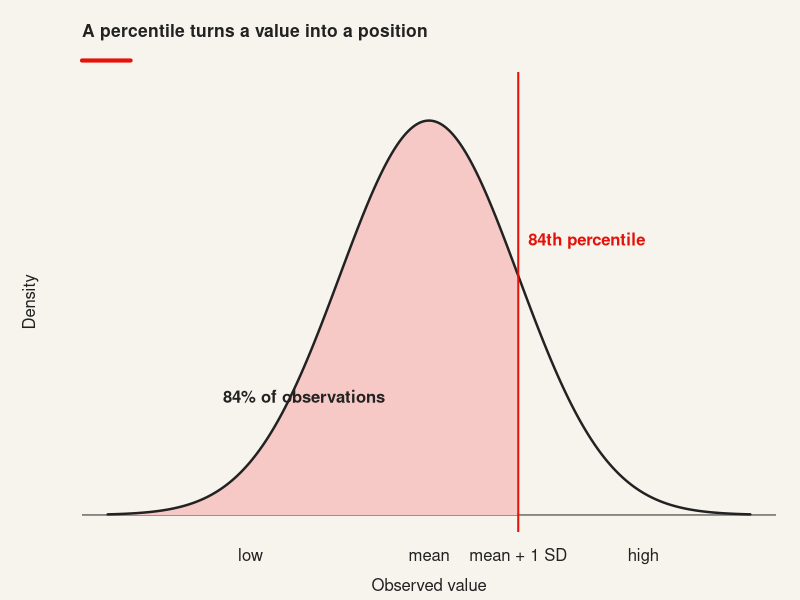
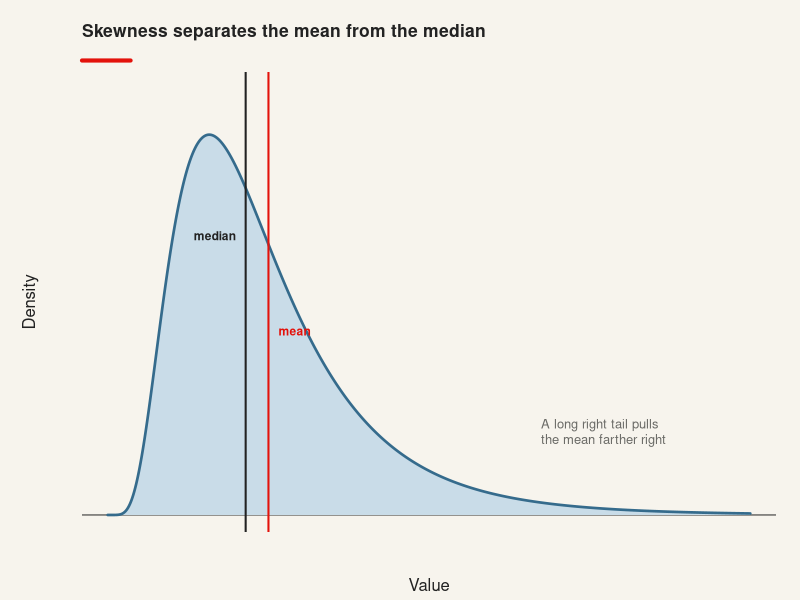
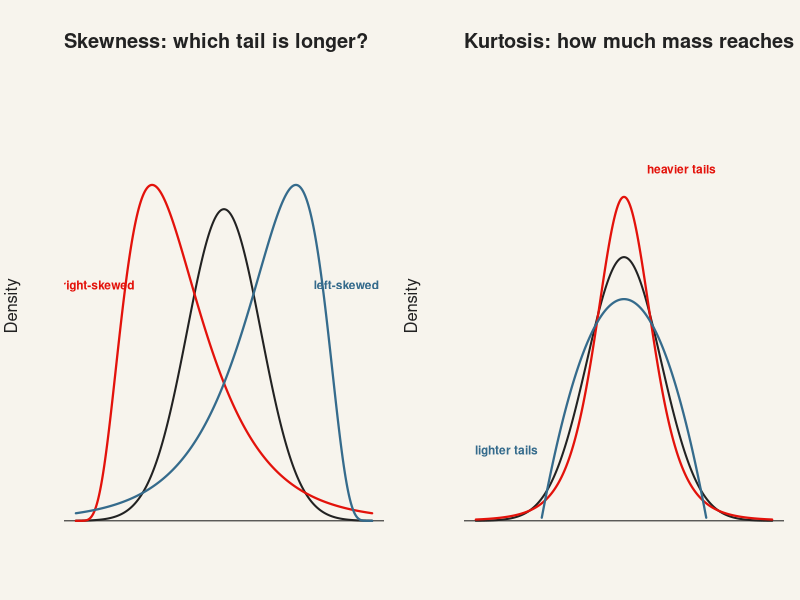
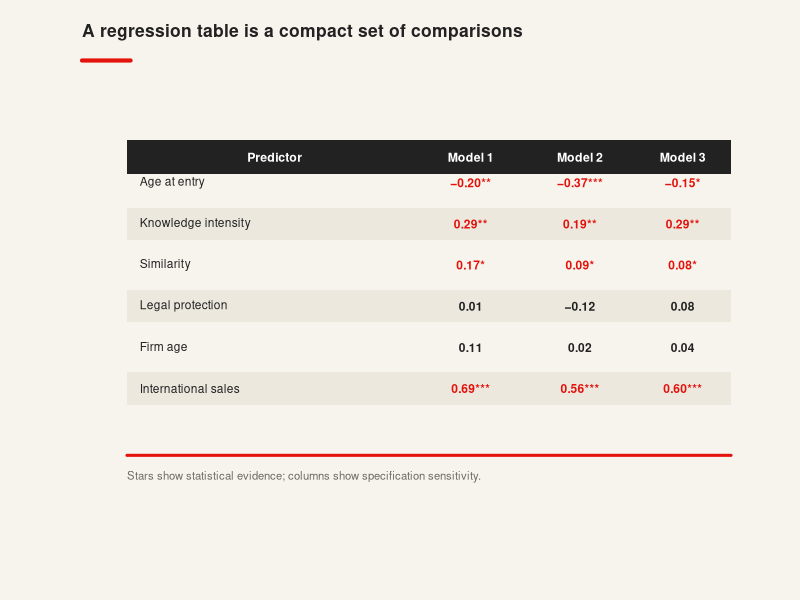
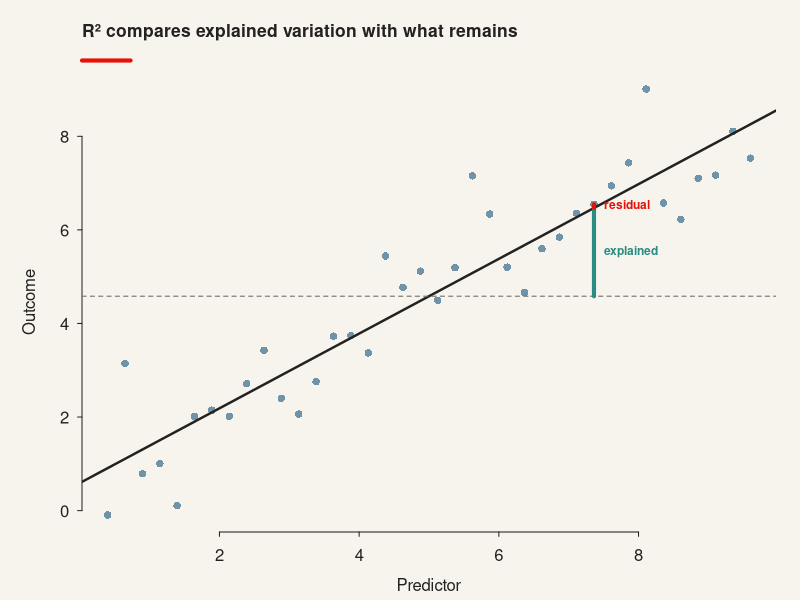
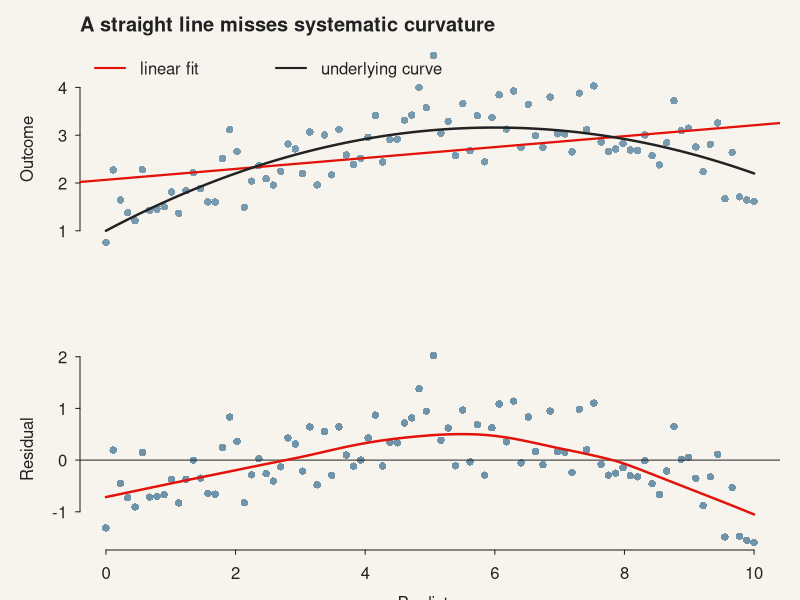
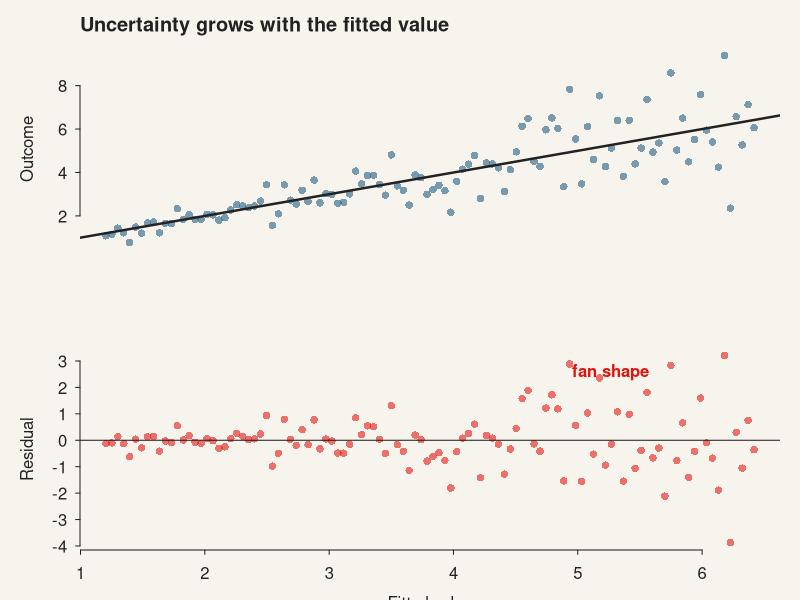
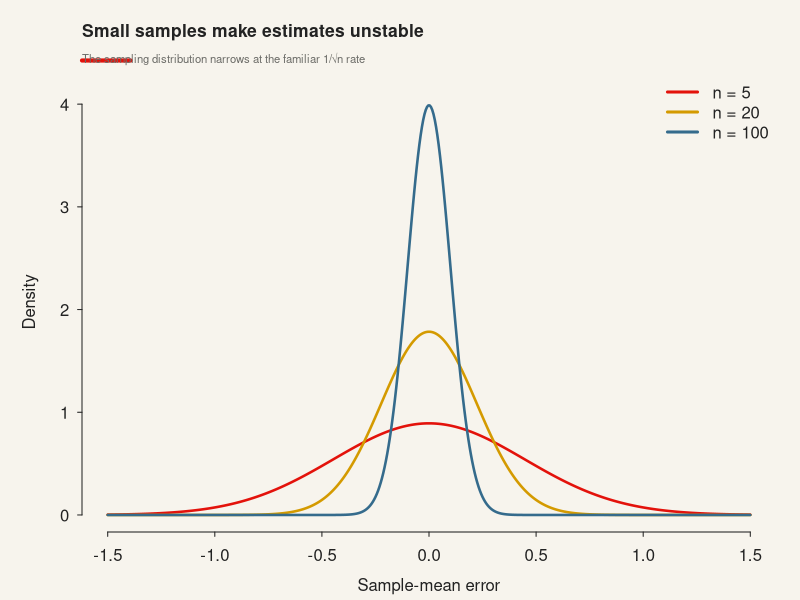

Write the R code that produced these figures, in order.
# Rebuilds third-party teaching figures as original, course-owned PNG graphics.
# The visual language is inspired by restrained economic-journalism graphics:
# warm paper, charcoal type, one red accent, direct labels, and minimal grids.

BG <- "#F7F4ED"
INK <- "#222222"
MUTED <- "#6B6B67"
RED <- "#E3120B"
BLUE <- "#356B8C"
TEAL <- "#2A8C82"
GOLD <- "#D49A00"
GRID <- "#D8D3C8"
PALE_RED <- "#F7C9C6"
PALE_BLUE <- "#C9DCE8"
PALE_TEAL <- "#C6E2DE"

# The session codes below are the ones this script has always used; the
# directories are the current ones. Seven of these eight paths still named
# folders from an earlier syllabus — 03-inference-diagnostics-interpretation,
# 07-trees-forests-boosting and so on — so re-running the script created
# orphans and left the assets the decks actually load untouched. Each path here
# is the directory that references the files that code generates; verified by
# grepping the decks for every filename.
paths <- c(
  S02 = "02-exploratory-data-analysis/01-lecture/economist-assets",
  S03 = "03-regression-adequacy-and-validity/01-lecture/economist-assets",
  S04 = "04-logistic-ordinal-multinomial/01-lecture/economist-assets",
  S07 = "07-pca-and-factor-analysis/01-lecture/economist-assets",
  S08 = "08-knn-and-bias-variance/01-lecture/economist-assets",
  S09 = "09-structural-equation-modelling/01-lecture/economist-assets",
  S10 = "10-causal-inference-foundations/01-lecture/economist-assets",
  S11 = "11-causal-inference-did/01-lecture/economist-assets"
)
invisible(lapply(paths, dir.create, recursive = TRUE, showWarnings = FALSE))

generated_assets <- character()

asset <- function(session, filename) {
  filename <- sub("\\.svg$", ".png", filename)
  path <- file.path(paths[[session]], filename)
  generated_assets <<- c(generated_assets, path)
  path
}

open_svg <- function(path, width = 10, height = 5.625) {
  # Prefer Quartz on macOS (it avoids an external X11 dependency) and Cairo on
  # headless Linux runners such as GitHub Actions.
  device_type <- if (capabilities("aqua")) "quartz" else "cairo"
  png(path, width = round(width * 144), height = round(height * 144),
      res = 144, bg = BG, pointsize = 13, family = "sans", type = device_type)
  par(bg = BG, fg = INK, col.axis = INK, col.lab = INK, col.main = INK,
      las = 1, bty = "n", mar = c(3.4, 4.1, 3.6, 1.2),
      mgp = c(2.15, 0.65, 0), tcl = -0.22)
}

headline <- function(title, subtitle = NULL) {
  mtext(title, side = 3, adj = 0, line = 1.55, font = 2, cex = 1.05, col = INK)
  segments(par("usr")[1], par("usr")[4] + 0.025 * diff(par("usr")[3:4]),
           par("usr")[1] + 0.07 * diff(par("usr")[1:2]),
           par("usr")[4] + 0.025 * diff(par("usr")[3:4]), col = RED, lwd = 4,
           xpd = NA)
  if (!is.null(subtitle))
    mtext(subtitle, side = 3, adj = 0, line = 0.25, cex = 0.68, col = MUTED)
}

direct_label <- function(x, y, label, col = INK, pos = 4, ...) {
  text(x, y, label, col = col, pos = pos, font = 2, cex = 0.72, ...)
}

box <- function(x, y, w, h, label, fill = "white", border = GRID,
                col = INK, cex = 0.72, font = 2, radius = 0) {
  rect(x - w / 2, y - h / 2, x + w / 2, y + h / 2,
       col = fill, border = border, lwd = 1.5)
  text(x, y, label, col = col, cex = cex, font = font)
}

node_circle <- function(x, y, r, label, fill = PALE_BLUE, border = BLUE,
                        col = INK, cex = 0.72) {
  symbols(x, y, circles = r, inches = FALSE, add = TRUE, bg = fill,
          fg = border, lwd = 1.6)
  text(x, y, label, col = col, cex = cex, font = 2)
}

link <- function(x0, y0, x1, y1, col = MUTED, lwd = 1.7, label = NULL) {
  arrows(x0, y0, x1, y1, length = 0.08, angle = 22, col = col, lwd = lwd)
  if (!is.null(label)) text((x0 + x1) / 2, (y0 + y1) / 2 + 2.2,
                            label, col = col, cex = 0.64, font = 2)
}

# Session 02 -----------------------------------------------------------------

open_svg(asset("S02", "percentile.svg"))
x <- seq(-3.6, 3.6, length.out = 500); y <- dnorm(x)
plot(x, y, type = "n", axes = FALSE, xlab = "Observed value", ylab = "Density",
     ylim = c(0, max(y) * 1.08)); abline(h = 0, col = INK)
# The cut sits at one standard deviation above the mean, so the figure shows
# the same number the slide's code computes -- pnorm(1) = 0.8413 -- and the same
# number the 68-95-99.7 rule implies two slides later: 68% within 1 SD leaves
# 16% in the upper tail, so 84% below. An arbitrary cut taught none of that.
cut <- 1; xs <- x[x <= cut]
polygon(c(xs, rev(xs)), c(dnorm(xs), rep(0, length(xs))), col = PALE_RED, border = NA)
lines(x, y, col = INK, lwd = 2.4); abline(v = cut, col = RED, lwd = 2)
axis(1, at = c(-2, 0, cut, 2.4), labels = c("low", "mean", "mean + 1 SD", "high"), col = NA)
text(cut, dnorm(cut) + .035, "84th percentile", col = RED, pos = 4, font = 2)
text(-1.4, .12, "84% of observations", col = INK, font = 2)
headline("A percentile turns a value into a position")
dev.off()

open_svg(asset("S02", "mean-median.svg"))
x <- seq(0.02, 8, length.out = 700); y <- dlnorm(x, meanlog = .55, sdlog = .55)
plot(x, y, type = "n", axes = FALSE, xlab = "Value", ylab = "Density",
     ylim = c(0, max(y) * 1.12)); abline(h = 0, col = INK)
polygon(c(x, rev(x)), c(y, rep(0, length(x))), col = PALE_BLUE, border = NA)
lines(x, y, col = BLUE, lwd = 2.6)
med <- exp(.55); mn <- exp(.55 + .55^2 / 2)
abline(v = med, col = INK, lwd = 2); abline(v = mn, col = RED, lwd = 2)
direct_label(med, max(y) * .73, "median", col = INK, pos = 2)
direct_label(mn, max(y) * .48, "mean", col = RED, pos = 4)
text(5.4, max(y) * .22, "A long right tail pulls\nthe mean farther right", adj = 0,
     cex = .78, col = MUTED)
headline("Skewness separates the mean from the median")
dev.off()

open_svg(asset("S02", "shape.svg"), width = 11, height = 5.6)
par(mfrow = c(1, 2), mar = c(3.1, 3.2, 3.7, .8))
x <- seq(-4, 4, length.out = 500)
plot(x, dnorm(x), type = "n", axes = FALSE, xlab = "", ylab = "Density",
     ylim = c(0, .55)); abline(h = 0, col = INK)
lines(x, dnorm(x), col = INK, lwd = 2)
right <- dlnorm(x + 4.1, 1, .48); right <- right / max(right) * .43
left <- rev(right)
lines(x, right, col = RED, lwd = 2.2); lines(x, left, col = BLUE, lwd = 2.2)
# Each label beside its own curve. They sat on the opposite side of the panel
# from the curve they name — colour-matched, but reading as swapped.
direct_label(-2.15, .30, "right-skewed", RED, 2)
direct_label(2.15, .30, "left-skewed", BLUE, 4)
title("Skewness: which tail is longer?", adj = 0, line = 1.3, font.main = 2)
plot(x, dnorm(x), type = "n", axes = FALSE, xlab = "", ylab = "Density",
     ylim = c(0, .65)); abline(h = 0, col = INK)
# All three curves have variance 1, so the only thing differing is shape. This
# matters: "lighter tails" used to be dnorm(sd = 1.35), which has *identical*
# kurtosis to the standard normal — kurtosis is scale-invariant — and visibly
# more mass in the tails, so the picture claimed the opposite of what it showed.
#   heavy: t(5) scaled to unit variance, excess kurtosis +5.3
#   light: Beta(2,2) mapped to unit variance, excess kurtosis -0.86, and
#          compactly supported, so its tails visibly stop rather than thin out.
s_t <- sqrt(3 / 5); a_b <- sqrt(5)
normal <- dnorm(x)
heavy  <- dt(x / s_t, df = 5) / s_t
light  <- ifelse(abs(x) < a_b, dbeta((x + a_b) / (2 * a_b), 2, 2) / (2 * a_b), NA)
lines(x, normal, col = INK, lwd = 2); lines(x, heavy, col = RED, lwd = 2.2)
lines(x, light, col = BLUE, lwd = 2.2)
direct_label(.35, .53, "heavier tails", RED, 4)
direct_label(-2.05, .105, "lighter tails", BLUE, 2)
title("Kurtosis: how much mass reaches the tails?", adj = 0, line = 1.3, font.main = 2)
dev.off()

# Session 03: diagnostics -----------------------------------------------------

open_svg(asset("S03", "regression-table.svg"), width = 11, height = 5.9)
plot.new(); plot.window(xlim = c(0, 100), ylim = c(0, 100)); headline("A regression table is a compact set of comparisons")
cols <- c(4, 48, 65, 82, 97); rows <- seq(78, 20, length.out = 7)
rect(3, 80, 97, 88, col = INK, border = NA)
headers <- c("Predictor", "Model 1", "Model 2", "Model 3")
for (i in seq_along(headers)) text((cols[i] + cols[i + 1]) / 2, 84, headers[i], col = "white", font = 2, cex = .74)
labels <- c("Age at entry", "Knowledge intensity", "Similarity", "Legal protection", "Firm age", "International sales")
values <- rbind(c("−0.20**", "−0.37***", "−0.15*"), c("0.29**", "0.19**", "0.29**"),
                c("0.17*", "0.09*", "0.08*"), c("0.01", "−0.12", "0.08"),
                c("0.11", "0.02", "0.04"), c("0.69***", "0.56***", "0.60***"))
for (r in seq_along(labels)) {
  if (r %% 2 == 0) rect(3, rows[r] - 3.8, 97, rows[r] + 3.8, col = "#ECE8DE", border = NA)
  text(5, rows[r], labels[r], adj = 0, cex = .72, col = INK)
  for (j in 1:3) text((cols[j + 1] + cols[j + 2]) / 2, rows[r], values[r, j],
                       cex = .72, col = if (grepl("\\*", values[r, j])) RED else INK, font = 2)
}
segments(3, 14, 97, 14, col = RED, lwd = 3); text(3, 9, "Stars show statistical evidence; columns show specification sensitivity.", adj = 0, cex = .68, col = MUTED)
dev.off()

set.seed(12)
open_svg(asset("S03", "r-squared.svg"))
x <- seq(0.4, 9.6, length.out = 38); y <- 1.1 + .72 * x + rnorm(length(x), 0, 1.0)
fit <- lm(y ~ x); yh <- fitted(fit); idx <- 29
plot(x, y, pch = 16, col = adjustcolor(BLUE, .7), xlab = "Predictor", ylab = "Outcome", axes = FALSE)
axis(1); axis(2); abline(fit, col = INK, lwd = 2.4); abline(h = mean(y), col = MUTED, lty = 2)
segments(x[idx], mean(y), x[idx], yh[idx], col = TEAL, lwd = 4)
segments(x[idx], yh[idx], x[idx], y[idx], col = RED, lwd = 4)
direct_label(x[idx], (mean(y) + yh[idx]) / 2, "explained", TEAL, 4)
direct_label(x[idx], (yh[idx] + y[idx]) / 2, "residual", RED, 4)
headline("R² compares explained variation with what remains")
dev.off()

set.seed(22)
open_svg(asset("S03", "nonlinearity.svg"), width = 10.5, height = 6)
par(mfrow = c(2, 1), mar = c(2.5, 4, 2.4, 1))
x <- seq(0, 10, length.out = 90); y <- 1 + .72 * x - .06 * x^2 + rnorm(90, 0, .48); fit <- lm(y ~ x)
plot(x, y, pch = 16, col = adjustcolor(BLUE, .65), axes = FALSE, xlab = "", ylab = "Outcome")
axis(2); abline(fit, col = RED, lwd = 2.2); lines(x, 1 + .72 * x - .06 * x^2, col = INK, lwd = 2.4)
legend("topleft", c("linear fit", "underlying curve"), col = c(RED, INK), lwd = 2, bty = "n", horiz = TRUE)
title("A straight line misses systematic curvature", adj = 0, font.main = 2)
plot(x, resid(fit), pch = 16, col = adjustcolor(BLUE, .7), axes = FALSE, xlab = "Predictor", ylab = "Residual")
axis(1); axis(2); abline(h = 0, col = INK); lines(lowess(x, resid(fit), f = .45), col = RED, lwd = 2.4)
dev.off()

set.seed(33)
open_svg(asset("S03", "heteroskedasticity.svg"), width = 10.5, height = 6)
par(mfrow = c(2, 1), mar = c(2.5, 4, 2.4, 1))
x <- seq(0.2, 10, length.out = 110); y <- 1 + .55 * x + rnorm(110, 0, .18 + .12 * x); fit <- lm(y ~ x)
plot(x, y, pch = 16, col = adjustcolor(BLUE, .65), axes = FALSE, xlab = "", ylab = "Outcome")
axis(2); abline(fit, col = INK, lwd = 2.4); title("Uncertainty grows with the fitted value", adj = 0, font.main = 2)
plot(fitted(fit), resid(fit), pch = 16, col = adjustcolor(RED, .58), axes = FALSE, xlab = "Fitted value", ylab = "Residual")
axis(1); axis(2); abline(h = 0, col = INK); text(max(fitted(fit)) * .82, max(resid(fit)) * .8, "fan shape", col = RED, font = 2)
dev.off()

open_svg(asset("S03", "small-samples.svg"))
x <- seq(-1.5, 1.5, length.out = 500); ns <- c(5, 20, 100); cols <- c(RED, GOLD, BLUE)
plot(x, dnorm(x, sd = 1 / sqrt(5)), type = "n", axes = FALSE, xlab = "Sample-mean error", ylab = "Density",
     ylim = c(0, max(dnorm(x, sd = 1 / sqrt(100))) * 1.04)); axis(1); axis(2)
for (i in seq_along(ns)) lines(x, dnorm(x, sd = 1 / sqrt(ns[i])), col = cols[i], lwd = 2.5)
legend("topright", paste("n =", ns), col = cols, lwd = 3, bty = "n")
headline("Small samples make estimates unstable", "The sampling distribution narrows at the familiar 1/√n rate")
dev.off()

# Session 04: logistic regression -------------------------------------------

open_svg(asset("S04", "logistic-curves.svg"), width = 10.5, height = 5.8)
par(mfrow = c(1, 2), mar = c(3.3, 3.7, 3.6, .8))
x <- seq(-6, 6, length.out = 400)
for (sign in c(1, -1)) {
  p <- plogis(sign * x)
  plot(x, p, type = "n", ylim = c(0, 1), axes = FALSE, xlab = "Predictor x", ylab = "Probability")
  axis(1); axis(2, at = c(0, .5, 1)); abline(h = c(0, .5, 1), col = GRID, lty = c(1, 2, 1))
  lines(x, p, col = if (sign == 1) RED else BLUE, lwd = 3)
  title(if (sign == 1) "Positive coefficient" else "Negative coefficient", adj = 0, font.main = 2)
  text(if (sign == 1) 3.5 else -3.5, .82, if (sign == 1) "odds rise" else "odds fall",
       col = if (sign == 1) RED else BLUE, font = 2)
}
dev.off()

# Session 07: PCA and factor analysis ---------------------------------------

set.seed(48)
open_svg(asset("S07", "bayes-classifier.svg"))
n <- 90; x1 <- rnorm(n, rep(c(-1.2, 1.25), each = n / 2), .75); x2 <- rnorm(n, rep(c(.6, -.4), each = n / 2), .8)
grp <- rep(c(0, 1), each = n / 2)
plot(x1, x2, pch = 21, bg = ifelse(grp == 0, PALE_RED, PALE_BLUE), col = ifelse(grp == 0, RED, BLUE),
     axes = FALSE, xlab = "Feature 1", ylab = "Feature 2", cex = 1.05); axis(1); axis(2)
curve(.18 * x^2 - .35 * x + .05, from = -3.2, to = 3.2, add = TRUE, col = INK, lwd = 2.7)
text(-2.4, -1.4, "class A", col = RED, font = 2); text(2.1, 1.35, "class B", col = BLUE, font = 2)
headline("The Bayes boundary assigns the most probable class")
dev.off()

open_svg(asset("S07", "cross-validation.svg"), width = 11, height = 5.6)
plot.new(); plot.window(xlim = c(0, 12), ylim = c(0, 10)); headline("Ten-fold cross-validation rotates the test set")
for (r in 1:6) {
  for (k in 1:10) rect(k, 8.4 - r, k + .78, 8.92 - r, col = if (k == r) RED else "white", border = GRID)
  text(.65, 8.65 - r, paste0("fold ", r), adj = 1, cex = .68, col = MUTED)
}
text(5.9, 1.35, "Every observation is tested once; training never sees its own test fold.", cex = .76, col = INK, font = 2)
dev.off()

open_svg(asset("S07", "learning-taxonomy.svg"), width = 11, height = 6)
plot.new(); plot.window(xlim = c(0, 100), ylim = c(0, 100)); headline("Learning problems differ by the signal available")
box(50, 82, 28, 9, "Machine learning", fill = INK, border = INK, col = "white", cex = .82)
box(22, 60, 25, 9, "Supervised", fill = PALE_RED, border = RED)
box(50, 60, 25, 9, "Unsupervised", fill = PALE_BLUE, border = BLUE)
box(78, 60, 25, 9, "Reinforcement", fill = PALE_TEAL, border = TEAL)
segments(50, 77.5, c(22, 50, 78), c(64.5, 64.5, 64.5), col = MUTED, lwd = 1.5)
box(14, 35, 20, 8, "Classification", fill = "white", border = GRID)
box(31, 35, 20, 8, "Regression", fill = "white", border = GRID)
box(44, 35, 20, 8, "Clustering", fill = "white", border = GRID)
box(61, 35, 20, 8, "Dimension reduction", fill = "white", border = GRID)
box(78, 35, 20, 8, "Policy learning", fill = "white", border = GRID)
segments(22, 55.5, c(14, 31), c(39, 39), col = MUTED)
segments(50, 55.5, c(44, 61), c(39, 39), col = MUTED)
segments(78, 55.5, 78, 39, col = MUTED)
text(50, 18, "PCA and factor analysis live in the unsupervised branch.", col = RED, font = 2, cex = .82)
dev.off()

set.seed(54)
open_svg(asset("S07", "pca-axes.svg"))
z1 <- rnorm(95, 0, 1.35); z2 <- .55 * z1 + rnorm(95, 0, .48)
plot(z1, z2, pch = 21, bg = PALE_BLUE, col = BLUE, axes = FALSE, xlab = "Original variable x", ylab = "Original variable y")
axis(1); axis(2); arrows(-2.8, -1.5, 2.9, 1.65, col = RED, lwd = 3, length = .1)
arrows(1.0, -2.0, -1.0, 2.0, col = INK, lwd = 2, length = .1)
direct_label(2.15, 1.5, "PC1: most variance", RED, 4)
direct_label(-.9, 1.9, "PC2", INK, 2)
headline("PCA rotates the axes toward maximum variation")
dev.off()

set.seed(60)
open_svg(asset("S07", "pca-biplot.svg"))
score1 <- rnorm(45); score2 <- .35 * score1 + rnorm(45, sd = .72)
plot(score1, score2, pch = 21, bg = PALE_BLUE, col = BLUE, axes = FALSE, xlab = "PC1", ylab = "PC2", xlim = c(-2.7, 2.7), ylim = c(-2.3, 2.3))
axis(1); axis(2); abline(h = 0, v = 0, col = GRID)
loads <- rbind(c(1.8, .6), c(1.3, -1.4), c(-1.2, 1.5), c(-1.7, -.6)); labs <- c("productivity", "investment", "skills", "energy")
for (i in 1:4) { arrows(0, 0, loads[i, 1], loads[i, 2], col = RED, lwd = 2, length = .09); direct_label(loads[i, 1], loads[i, 2], labs[i], RED, 4) }
headline("A biplot joins observations with variable loadings")
dev.off()

open_svg(asset("S07", "dimension-reduction-map.svg"), width = 11, height = 6)
plot.new(); plot.window(xlim = c(0, 100), ylim = c(0, 100)); headline("Choose a method from the variables you actually have")
box(50, 82, 30, 9, "Multivariate data", fill = INK, border = INK, col = "white")
box(18, 59, 25, 9, "Quantitative", fill = PALE_BLUE, border = BLUE)
box(50, 59, 25, 9, "Qualitative", fill = PALE_TEAL, border = TEAL)
box(82, 59, 25, 9, "Mixed", fill = PALE_RED, border = RED)
segments(50, 77.5, c(18, 50, 82), c(63.5, 63.5, 63.5), col = MUTED)
box(11, 34, 17, 8, "PCA", fill = "white", border = BLUE)
box(29, 34, 17, 8, "Factor analysis", fill = "white", border = BLUE)
box(50, 34, 17, 8, "MCA", fill = "white", border = TEAL)
box(74, 34, 17, 8, "FAMD", fill = "white", border = RED)
box(91, 34, 14, 8, "MFA", fill = "white", border = RED)
segments(18, 54.5, c(11, 29), c(38, 38), col = MUTED); segments(50, 54.5, 50, 38, col = MUTED); segments(82, 54.5, c(74, 91), c(38, 38), col = MUTED)
dev.off()

# Session 08: KNN and bias-variance -----------------------------------------

open_svg(asset("S08", "bias-variance.svg"))
cplx <- seq(0.03, 1, length.out = 300); bias2 <- 1.05 * exp(-3.2 * cplx) + .05; variance <- .08 + .82 * cplx^2; total <- bias2 + variance + .13
plot(cplx, total, type = "n", axes = FALSE, xlab = "Model flexibility", ylab = "Expected test error", ylim = c(0, 1.25)); axis(1, at = c(.05, .5, .95), labels = c("simple", "balanced", "very flexible")); axis(2)
lines(cplx, bias2, col = BLUE, lwd = 2.5); lines(cplx, variance, col = RED, lwd = 2.5); lines(cplx, total, col = INK, lwd = 3)
best <- which.min(total); abline(v = cplx[best], col = GOLD, lty = 2, lwd = 2)
direct_label(.18, bias2[45], "bias²", BLUE, 4); direct_label(.82, variance[245], "variance", RED, 4); direct_label(cplx[best], total[best], "lowest total error", GOLD, 4)
headline("Good prediction balances bias against variance")
dev.off()

set.seed(72); x <- sort(runif(35, -3, 3)); truth <- sin(x) + .15 * x; y <- truth + rnorm(35, 0, .22)
open_svg(asset("S08", "underfit.svg"))
plot(x, y, pch = 21, bg = PALE_BLUE, col = BLUE, axes = FALSE, xlab = "x", ylab = "y"); axis(1); axis(2)
abline(lm(y ~ x), col = RED, lwd = 3); lines(x, truth, col = INK, lwd = 2, lty = 2)
headline("Underfitting leaves stable structure unexplained")
legend("topleft", c("linear fit", "signal"), col = c(RED, INK), lwd = c(3, 2), lty = c(1, 2), bty = "n")
dev.off()

open_svg(asset("S08", "overfit.svg"))
plot(x, y, pch = 21, bg = PALE_BLUE, col = BLUE, axes = FALSE, xlab = "x", ylab = "y"); axis(1); axis(2)
polyfit <- lm(y ~ poly(x, 10)); gridx <- seq(min(x), max(x), length.out = 500); lines(gridx, predict(polyfit, newdata = data.frame(x = gridx)), col = RED, lwd = 2.5)
lines(x, truth, col = INK, lwd = 2, lty = 2); headline("Overfitting follows noise as though it were signal")
dev.off()

set.seed(75)
open_svg(asset("S08", "knn-boundary.svg"))
a <- cbind(rnorm(70, -1.1, .7), rnorm(70, .4, .8)); b <- cbind(rnorm(70, 1.1, .75), rnorm(70, -.25, .75))
plot(a, pch = 21, bg = PALE_RED, col = RED, axes = FALSE, xlab = "Feature 1", ylab = "Feature 2", xlim = c(-3, 3), ylim = c(-2.6, 2.6)); points(b, pch = 21, bg = PALE_BLUE, col = BLUE); axis(1); axis(2)
curve(.18 * sin(2 * x) - .2 * x, from = -3, to = 3, add = TRUE, col = INK, lwd = 3)
headline("KNN lets nearby observations draw the boundary")
dev.off()

open_svg(asset("S08", "nearest-neighbours.svg"))
set.seed(79); pts <- cbind(runif(18, -2.4, 2.4), runif(18, -2, 2)); cl <- rep(c(RED, BLUE), 9)
plot(pts, pch = 21, bg = adjustcolor(cl, .22), col = cl, cex = 1.15, axes = FALSE, xlab = "Feature 1", ylab = "Feature 2", asp = 1); axis(1); axis(2)
symbols(0, 0, circles = 1.15, inches = FALSE, add = TRUE, fg = TEAL, lwd = 2.5); points(0, 0, pch = 4, lwd = 3, cex = 1.4, col = INK)
text(1.2, 1.15, "k-neighbourhood", col = TEAL, font = 2, pos = 4)
headline("A query inherits the majority label in its neighbourhood")
dev.off()

open_svg(asset("S08", "complexity-compare.svg"), width = 11, height = 5.7)
par(mfrow = c(1, 3), mar = c(3, 2.4, 3.5, .5))
set.seed(81); px <- runif(70, -2.5, 2.5); py <- runif(70, -2, 2); cls <- px + .35 * py + rnorm(70, 0, .65) > 0
for (i in 1:3) {
  plot(px, py, pch = 21, bg = ifelse(cls, PALE_BLUE, PALE_RED), col = ifelse(cls, BLUE, RED), axes = FALSE, xlab = "", ylab = "")
  if (i == 1) curve(.25 * sin(5 * x), add = TRUE, col = INK, lwd = 2.3)
  if (i == 2) curve(.12 * sin(1.4 * x), add = TRUE, col = INK, lwd = 2.3)
  if (i == 3) abline(v = 0, col = INK, lwd = 2.3)
  title(c("k = 1: jagged", "k = 10: balanced", "k = 100: blunt")[i], adj = 0, font.main = 2, cex.main = .9)
}
dev.off()

open_svg(asset("S08", "error-complexity.svg"))
cplx <- seq(.02, 1, length.out = 220); train <- .65 * exp(-3.3 * cplx) + .08; test <- .22 + 1.05 * (cplx - .48)^2
plot(cplx, test, type = "n", axes = FALSE, xlab = "Model flexibility", ylab = "Error", ylim = c(0, .82)); axis(1, at = c(.05, .5, .95), labels = c("simple", "balanced", "flexible")); axis(2)
lines(cplx, train, col = BLUE, lwd = 2.7); lines(cplx, test, col = RED, lwd = 2.7); abline(v = cplx[which.min(test)], col = GOLD, lty = 2)
direct_label(.72, train[160], "training", BLUE, 4); direct_label(.72, test[160], "test", RED, 4)
headline("Training error keeps falling after test error turns")
dev.off()

open_svg(asset("S08", "confusion-matrix.svg"), width = 8.4, height = 6)
plot.new(); plot.window(xlim = c(0, 100), ylim = c(0, 100)); headline("A confusion matrix separates four kinds of decision")
rect(22, 16, 82, 76, border = INK, lwd = 2); segments(52, 16, 52, 76, col = INK); segments(22, 46, 82, 46, col = INK)
rect(22, 46, 52, 76, col = PALE_TEAL, border = NA); rect(52, 16, 82, 46, col = PALE_TEAL, border = NA)
rect(52, 46, 82, 76, col = PALE_RED, border = NA); rect(22, 16, 52, 46, col = PALE_RED, border = NA)
segments(52, 16, 52, 76, col = INK); segments(22, 46, 82, 46, col = INK); rect(22, 16, 82, 76, border = INK, lwd = 2)
text(c(37, 67, 37, 67), c(61, 61, 31, 31), c("TRUE\nPOSITIVE", "FALSE\nPOSITIVE", "FALSE\nNEGATIVE", "TRUE\nNEGATIVE"), font = 2, cex = .82, col = c(TEAL, RED, RED, TEAL))
text(52, 83, "PREDICTED", font = 2); text(14, 46, "ACTUAL", srt = 90, font = 2)
dev.off()

# Session 09: SEM ------------------------------------------------------------

open_svg(asset("S09", "cfa-model.svg"), width = 11, height = 6)
plot.new(); plot.window(xlim = c(0, 100), ylim = c(0, 100)); headline("CFA links latent constructs to observed indicators")
lat <- c(20, 50, 80); labs <- c("Visual", "Textual", "Speed"); fills <- c(PALE_RED, PALE_BLUE, PALE_TEAL); borders <- c(RED, BLUE, TEAL)
for (i in 1:3) {
  node_circle(lat[i], 73, 8, labs[i], fills[i], borders[i])
  for (j in 1:3) { xx <- lat[i] + (j - 2) * 8; box(xx, 33, 7, 8, paste0(substr(labs[i], 1, 1), j), fill = "white"); link(lat[i] + (j - 2) * 1.2, 65, xx, 37, borders[i], 1.4) }
}
dev.off()

open_svg(asset("S09", "sem-model.svg"), width = 11, height = 6)
plot.new(); plot.window(xlim = c(0, 100), ylim = c(0, 100)); headline("SEM estimates direct and indirect paths together")
node_circle(17, 62, 9, "Capabilities", PALE_BLUE, BLUE); node_circle(50, 62, 9, "Innovation", PALE_TEAL, TEAL); node_circle(83, 62, 9, "Performance", PALE_RED, RED)
link(26, 62, 41, 62, BLUE, label = "0.48"); link(59, 62, 74, 62, TEAL, label = "0.37"); link(23, 53, 77, 53, RED, label = "0.18 direct")
for (x0 in c(12, 17, 22)) box(x0, 28, 7, 7, paste0("x", (x0 - 7) / 5), fill = "white")
for (x0 in c(45, 50, 55)) box(x0, 28, 7, 7, paste0("m", (x0 - 40) / 5), fill = "white")
for (x0 in c(78, 83, 88)) box(x0, 28, 7, 7, paste0("y", (x0 - 73) / 5), fill = "white")
dev.off()

open_svg(asset("S09", "tpb-model.svg"), width = 11, height = 6)
plot.new(); plot.window(xlim = c(0, 100), ylim = c(0, 100)); headline("A theory becomes testable when its paths are explicit")
box(16, 76, 22, 9, "Attitude", fill = PALE_RED, border = RED)
box(16, 52, 22, 9, "Subjective norms", fill = PALE_BLUE, border = BLUE)
box(16, 28, 22, 9, "Perceived control", fill = PALE_TEAL, border = TEAL)
box(53, 52, 22, 11, "Intention", fill = "white", border = INK)
box(84, 52, 22, 11, "Behaviour", fill = INK, border = INK, col = "white")
link(27, 76, 42, 57, RED, label = ".42"); link(27, 52, 42, 52, BLUE, label = ".28"); link(27, 28, 42, 47, TEAL, label = ".35"); link(64, 52, 73, 52, INK, label = ".61")
link(27, 28, 75, 46, TEAL, label = ".14 direct")
dev.off()

# Session 10: causal framework ----------------------------------------------

open_svg(asset("S10", "potential-outcomes.svg"), width = 11, height = 6)
plot.new(); plot.window(xlim = c(0, 100), ylim = c(0, 100)); headline("Causal effects compare two outcomes for the same unit")
box(16, 54, 20, 11, "Unit i", fill = INK, border = INK, col = "white", cex = .84)
box(52, 72, 28, 12, "Yᵢ(1): treated", fill = PALE_RED, border = RED, col = INK)
box(52, 36, 28, 12, "Yᵢ(0): untreated", fill = PALE_BLUE, border = BLUE, col = INK)
link(26, 58, 38, 69, RED); link(26, 50, 38, 39, BLUE)
box(84, 72, 20, 10, "observed", fill = "white", border = RED, col = RED)
box(84, 36, 20, 10, "counterfactual", fill = "white", border = BLUE, col = BLUE)
text(52, 13, "Individual effect = Yᵢ(1) − Yᵢ(0)", cex = .92, font = 2, col = INK)
dev.off()

# Session 11: difference in differences -------------------------------------

open_svg(asset("S11", "did-basic.svg"))
plot(c(0, 1), c(35, 55), type = "n", axes = FALSE, xlab = "", ylab = "Outcome", xlim = c(-.12, 1.18), ylim = c(25, 95)); axis(1, at = c(0, 1), labels = c("Before", "After")); axis(2)
lines(c(0, 1), c(35, 55), col = BLUE, lwd = 3); points(c(0, 1), c(35, 55), pch = 16, col = BLUE)
lines(c(0, 1), c(50, 85), col = RED, lwd = 3); points(c(0, 1), c(50, 85), pch = 16, col = RED)
lines(c(0, 1), c(50, 70), col = RED, lwd = 2, lty = 2); segments(1.03, 70, 1.03, 85, col = GOLD, lwd = 4)
direct_label(.08, 38, "control", BLUE, 4); direct_label(.08, 53, "treated", RED, 4); direct_label(1.03, 78, "DiD = 15", GOLD, 4)
headline("Difference-in-differences isolates the change beyond the common trend")
dev.off()

open_svg(asset("S11", "did-table.svg"), width = 9.4, height = 6)
plot.new(); plot.window(xlim = c(0, 100), ylim = c(0, 100)); headline("The estimator is a difference of two changes")
xs <- c(8, 41, 65, 91); ys <- c(78, 60, 42, 24)
rect(8, 70, 91, 82, col = INK, border = NA)
for (i in 1:3) text((xs[i] + xs[i + 1]) / 2, 76, c("Group", "Before", "After")[i], col = "white", font = 2)
vals <- list(c("Control", "35", "55"), c("Treated", "50", "85"), c("Change", "+15", "+30"))
for (r in 1:3) for (j in 1:3) text((xs[j] + xs[j + 1]) / 2, ys[r + 1], vals[[r]][j], cex = .9, font = if (r == 3) 2 else 1, col = if (r == 3) RED else INK)
segments(8, 32, 91, 32, col = GRID, lwd = 2); text(50, 14, "DiD = 30 − 15 = 15", col = RED, font = 2, cex = 1.2)
dev.off()

open_svg(asset("S11", "did-coefficients.svg"), width = 11, height = 6)
plot(c(0, 1), c(35, 55), type = "n", axes = FALSE, xlab = "", ylab = "Outcome", xlim = c(-.18, 1.32), ylim = c(25, 95)); axis(1, at = c(0, 1), labels = c("Pre", "Post")); axis(2)
lines(c(0, 1), c(35, 55), col = BLUE, lwd = 3); lines(c(0, 1), c(50, 85), col = RED, lwd = 3)
points(rep(c(0, 1), 2), c(35, 55, 50, 85), pch = 16, col = rep(c(BLUE, RED), each = 2))
text(-.08, 35, "β₀", col = BLUE, font = 2); segments(-.04, 35, -.04, 50, col = GOLD, lwd = 3); text(-.08, 43, "β₁", col = GOLD, font = 2)
segments(1.08, 35, 1.08, 55, col = BLUE, lwd = 3); text(1.12, 45, "β₂", col = BLUE, font = 2, pos = 4)
segments(1.18, 70, 1.18, 85, col = RED, lwd = 3); text(1.22, 78, "β₃", col = RED, font = 2, pos = 4)
headline("Each DiD coefficient maps to one visible contrast")
dev.off()

open_svg(asset("S11", "did-counterfactual.svg"))
plot(c(0, 1), c(35, 55), type = "n", axes = FALSE, xlab = "", ylab = "Outcome", xlim = c(-.12, 1.2), ylim = c(25, 95)); axis(1, at = c(0, 1), labels = c("Before", "After")); axis(2)
lines(c(0, 1), c(35, 55), col = BLUE, lwd = 3); lines(c(0, 1), c(50, 85), col = RED, lwd = 3)
lines(c(0, 1), c(50, 70), col = RED, lwd = 3, lty = 2); segments(1.03, 70, 1.03, 85, col = GOLD, lwd = 4)
direct_label(.72, 67, "counterfactual", RED, 2); direct_label(.7, 85, "observed treated", RED, 2); direct_label(.72, 52, "control trend", BLUE, 2)
headline("Parallel trends supply the missing counterfactual")
dev.off()

count <- length(unique(generated_assets))
cat("Built", count, "Economist-style assets.\n")
